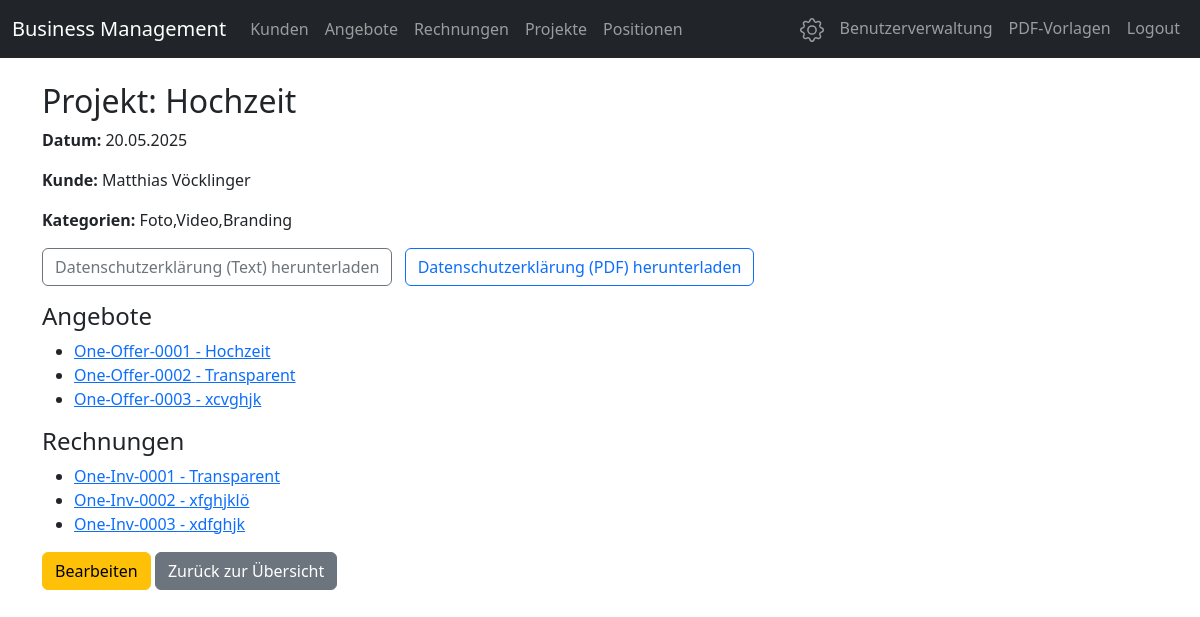
The page /projects/1 (signed in) on the database its author committed.
### app.py (models this page shows)
class Project(db.Model):
    id = db.Column(db.Integer, primary_key=True)
    name = db.Column(db.String(128), nullable=False)
    date = db.Column(db.Date, nullable=False)
    customer_id = db.Column(db.Integer, db.ForeignKey('customer.id'), nullable=False)
    categories = db.Column(db.String(128), nullable=False)  # CSV: z.B. "Foto,Video"
    offers = db.relationship('Offer', secondary=project_offer, backref=db.backref('projects', lazy='dynamic'))
    invoices = db.relationship('Invoice', secondary=project_invoice, backref=db.backref('projects', lazy='dynamic'))
    customer = db.relationship('Customer')

class Customer(db.Model):
    id = db.Column(db.Integer, primary_key=True)
    customer_type = db.Column(db.String(16), nullable=False, default='firma')  # 'firma' oder 'privat'
    name = db.Column(db.String(128))  # Firmenname
    contact_person = db.Column(db.String(128))
    contact_phone = db.Column(db.String(32))
    contact_email = db.Column(db.String(128))
    first_name = db.Column(db.String(64))
    last_name = db.Column(db.String(64))
    email = db.Column(db.String(128))
    phone = db.Column(db.String(32))
    street = db.Column(db.String(128))
    house_number = db.Column(db.String(16))
    postal_code = db.Column(db.String(16))
    city = db.Column(db.String(64))
    country = db.Column(db.String(64))
    notes = db.Column(db.Text)
    offers = db.relationship('Offer', backref='customer', lazy=True)
    invoices = db.relationship('Invoice', backref='customer', lazy=True)

class Offer(db.Model):
    id = db.Column(db.Integer, primary_key=True)
    offer_number = db.Column(db.String(32), unique=True, nullable=False)
    title = db.Column(db.String(128), nullable=False)
    customer_id = db.Column(db.Integer, db.ForeignKey('customer.id'), nullable=False)
    total_gross = db.Column(db.Float, nullable=False)
    total_net = db.Column(db.Float, nullable=False)
    date = db.Column(db.Date, nullable=False)  # Angebotsdatum
    valid_until = db.Column(db.Date)  # Gültig bis
    status = db.Column(db.String(32), default='offen')  # Status: offen, angenommen, abgelehnt, abgelaufen
    notes = db.Column(db.Text)  # Interne Notizen
    positions = db.relationship('OfferPosition', backref='offer', lazy=True, cascade="all, delete-orphan")

class Invoice(db.Model):
    id = db.Column(db.Integer, primary_key=True)
    invoice_number = db.Column(db.String(32), unique=True, nullable=False)
    title = db.Column(db.String(128), nullable=False)
    customer_id = db.Column(db.Integer, db.ForeignKey('customer.id'), nullable=False)
    total_gross = db.Column(db.Float, nullable=False)
    total_net = db.Column(db.Float, nullable=False)
    date = db.Column(db.Date, nullable=False)
    due_date = db.Column(db.Date)
    status = db.Column(db.String(32), default='offen')
    notes = db.Column(db.Text)
    positions = db.relationship('InvoicePosition', backref='invoice', lazy=True, cascade="all, delete-orphan")

### app.py (the view)
@app.route('/projects/<int:project_id>')
def project_detail(project_id):
    project = Project.query.get_or_404(project_id)
    return render_template('project_detail.html', project=project)

### app.py (called while the page is built)
@app.before_request
def load_user():
    if request.endpoint and (request.endpoint == 'login' or request.endpoint.startswith('static')):
        return
    user_id = session.get('user_id')
    token_expiry = session.get('token_expiry')
    if user_id and token_expiry:
        try:
            if datetime.utcnow() <= datetime.fromisoformat(token_expiry):
                g.user = User.query.get(user_id)
                if g.user:
                    return  # User is authenticated, continue
            else:
                session.clear()
                flash('Session abgelaufen. Bitte erneut anmelden.', 'warning')
        except:
            session.clear()
    g.user = None
    return redirect(url_for('login'))

### templates/project_detail.html
{% extends 'base.html' %}
{% block content %}
<h2>Projekt: {{ project.name }}</h2>
<p><strong>Datum:</strong> {{ project.date.strftime('%d.%m.%Y') }}</p>
<p><strong>Kunde:</strong> {{ project.customer.name or (project.customer.first_name ~ ' ' ~ project.customer.last_name) }}</p>
<p><strong>Kategorien:</strong> {{ project.categories }}</p>
<a href="/projects/{{ project.id }}/datenschutz" class="btn btn-outline-secondary mb-3">Datenschutzerklärung (Text) herunterladen</a>
<a href="/projects/{{ project.id }}/datenschutz_pdf" class="btn btn-outline-primary mb-3 ms-2">Datenschutzerklärung (PDF) herunterladen</a>
<h4>Angebote</h4>
<ul>
    {% for offer in project.offers %}
        <li><a href="/offers/{{ offer.id }}/edit">{{ offer.offer_number }} - {{ offer.title }}</a></li>
    {% else %}
        <li>Keine Angebote zugeordnet.</li>
    {% endfor %}
</ul>
<h4>Rechnungen</h4>
<ul>
    {% for invoice in project.invoices %}
        <li><a href="/invoices/{{ invoice.id }}/edit">{{ invoice.invoice_number }} - {{ invoice.title }}</a></li>
    {% else %}
        <li>Keine Rechnungen zugeordnet.</li>
    {% endfor %}
</ul>
<a href="/projects/{{ project.id }}/edit" class="btn btn-warning">Bearbeiten</a>
<a href="/projects" class="btn btn-secondary">Zurück zur Übersicht</a>
{% endblock %}

### rows shown on the page
Project: name "Hochzeit", date "20.05.2025", categories "Foto,Video,Branding"
Customer: customer "Matthias Vöcklinger"
Offer: offer_number "One-Offer-0001", title "Hochzeit"
Offer: offer_number "One-Offer-0002", title "Transparent"
Offer: offer_number "One-Offer-0003", title "xcvghjk"
Invoice: invoice_number "One-Inv-0001", title "Transparent"
Invoice: invoice_number "One-Inv-0002", title "xfghjklö"
Invoice: invoice_number "One-Inv-0003", title "xdfghjk"
